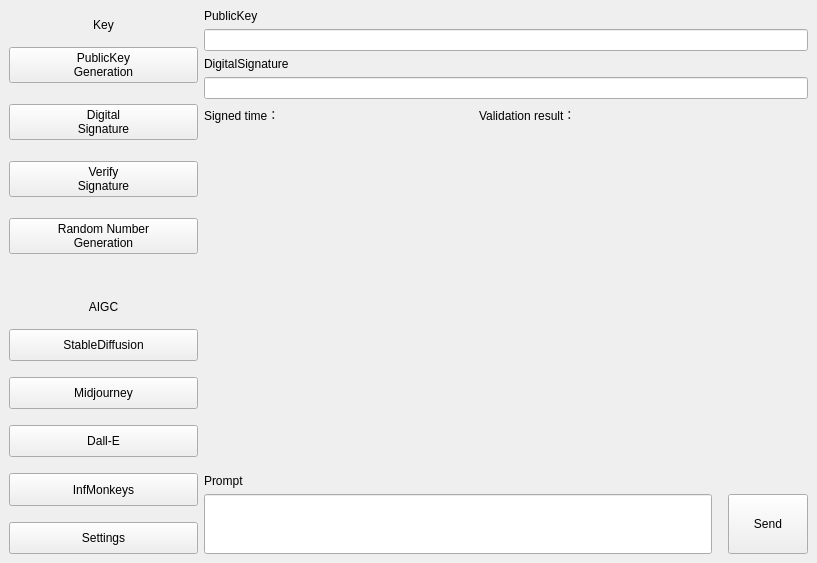
<?xml version="1.0" encoding="UTF-8"?>
<ui version="4.0">
 <class>MainWindow</class>
 <widget class="QMainWindow" name="MainWindow">
  <property name="geometry">
   <rect>
    <x>0</x>
    <y>0</y>
    <width>817</width>
    <height>563</height>
   </rect>
  </property>
  <property name="windowTitle">
   <string>MainWindow</string>
  </property>
  <widget class="QWidget" name="centralwidget">
   <layout class="QGridLayout" name="gridLayout_2">
    <item row="0" column="0" rowspan="3">
     <layout class="QGridLayout" name="gridLayout">
      <property name="sizeConstraint">
       <enum>QLayout::SetFixedSize</enum>
      </property>
      <item row="1" column="0">
       <widget class="QPushButton" name="btn_01">
        <property name="sizePolicy">
         <sizepolicy hsizetype="Minimum" vsizetype="Preferred">
          <horstretch>0</horstretch>
          <verstretch>0</verstretch>
         </sizepolicy>
        </property>
        <property name="text">
         <string>PublicKey
Generation</string>
        </property>
       </widget>
      </item>
      <item row="11" column="0">
       <spacer name="verticalSpacer_4">
        <property name="orientation">
         <enum>Qt::Vertical</enum>
        </property>
        <property name="sizeType">
         <enum>QSizePolicy::Fixed</enum>
        </property>
        <property name="sizeHint" stdset="0">
         <size>
          <width>20</width>
          <height>10</height>
         </size>
        </property>
       </spacer>
      </item>
      <item row="0" column="0">
       <widget class="QLabel" name="label_4">
        <property name="text">
         <string>Key</string>
        </property>
        <property name="alignment">
         <set>Qt::AlignCenter</set>
        </property>
        <property name="wordWrap">
         <bool>false</bool>
        </property>
       </widget>
      </item>
      <item row="8" column="0">
       <spacer name="verticalSpacer_7">
        <property name="orientation">
         <enum>Qt::Vertical</enum>
        </property>
        <property name="sizeType">
         <enum>QSizePolicy::Fixed</enum>
        </property>
        <property name="sizeHint" stdset="0">
         <size>
          <width>20</width>
          <height>30</height>
         </size>
        </property>
       </spacer>
      </item>
      <item row="2" column="0">
       <spacer name="verticalSpacer_2">
        <property name="orientation">
         <enum>Qt::Vertical</enum>
        </property>
        <property name="sizeType">
         <enum>QSizePolicy::Fixed</enum>
        </property>
        <property name="sizeHint" stdset="0">
         <size>
          <width>20</width>
          <height>15</height>
         </size>
        </property>
       </spacer>
      </item>
      <item row="12" column="0">
       <widget class="QPushButton" name="btn_12">
        <property name="enabled">
         <bool>true</bool>
        </property>
        <property name="sizePolicy">
         <sizepolicy hsizetype="Minimum" vsizetype="Preferred">
          <horstretch>0</horstretch>
          <verstretch>0</verstretch>
         </sizepolicy>
        </property>
        <property name="text">
         <string>Midjourney</string>
        </property>
       </widget>
      </item>
      <item row="18" column="0">
       <widget class="QPushButton" name="btn_15">
        <property name="sizePolicy">
         <sizepolicy hsizetype="Minimum" vsizetype="Preferred">
          <horstretch>0</horstretch>
          <verstretch>0</verstretch>
         </sizepolicy>
        </property>
        <property name="text">
         <string>Settings</string>
        </property>
        <property name="icon">
         <iconset resource="images/res.qrc">
          <normaloff>:/setting2.png</normaloff>:/setting2.png</iconset>
        </property>
        <property name="iconSize">
         <size>
          <width>16</width>
          <height>16</height>
         </size>
        </property>
       </widget>
      </item>
      <item row="13" column="0">
       <spacer name="verticalSpacer_5">
        <property name="orientation">
         <enum>Qt::Vertical</enum>
        </property>
        <property name="sizeType">
         <enum>QSizePolicy::Fixed</enum>
        </property>
        <property name="sizeHint" stdset="0">
         <size>
          <width>20</width>
          <height>10</height>
         </size>
        </property>
       </spacer>
      </item>
      <item row="6" column="0">
       <spacer name="verticalSpacer_9">
        <property name="orientation">
         <enum>Qt::Vertical</enum>
        </property>
        <property name="sizeType">
         <enum>QSizePolicy::Fixed</enum>
        </property>
        <property name="sizeHint" stdset="0">
         <size>
          <width>20</width>
          <height>15</height>
         </size>
        </property>
       </spacer>
      </item>
      <item row="16" column="0">
       <widget class="QPushButton" name="btn_14">
        <property name="sizePolicy">
         <sizepolicy hsizetype="Minimum" vsizetype="Preferred">
          <horstretch>0</horstretch>
          <verstretch>0</verstretch>
         </sizepolicy>
        </property>
        <property name="text">
         <string>InfMonkeys</string>
        </property>
       </widget>
      </item>
      <item row="15" column="0">
       <spacer name="verticalSpacer_6">
        <property name="orientation">
         <enum>Qt::Vertical</enum>
        </property>
        <property name="sizeType">
         <enum>QSizePolicy::Fixed</enum>
        </property>
        <property name="sizeHint" stdset="0">
         <size>
          <width>20</width>
          <height>10</height>
         </size>
        </property>
       </spacer>
      </item>
      <item row="5" column="0">
       <widget class="QPushButton" name="btn_03">
        <property name="sizePolicy">
         <sizepolicy hsizetype="Minimum" vsizetype="Preferred">
          <horstretch>0</horstretch>
          <verstretch>0</verstretch>
         </sizepolicy>
        </property>
        <property name="text">
         <string>Verify
Signature</string>
        </property>
       </widget>
      </item>
      <item row="14" column="0">
       <widget class="QPushButton" name="btn_13">
        <property name="sizePolicy">
         <sizepolicy hsizetype="Minimum" vsizetype="Preferred">
          <horstretch>0</horstretch>
          <verstretch>0</verstretch>
         </sizepolicy>
        </property>
        <property name="text">
         <string>Dall-E</string>
        </property>
       </widget>
      </item>
      <item row="3" column="0">
       <widget class="QPushButton" name="btn_02">
        <property name="sizePolicy">
         <sizepolicy hsizetype="Minimum" vsizetype="Preferred">
          <horstretch>0</horstretch>
          <verstretch>0</verstretch>
         </sizepolicy>
        </property>
        <property name="text">
         <string>Digital
Signature</string>
        </property>
       </widget>
      </item>
      <item row="10" column="0">
       <widget class="QPushButton" name="btn_11">
        <property name="sizePolicy">
         <sizepolicy hsizetype="Minimum" vsizetype="Preferred">
          <horstretch>0</horstretch>
          <verstretch>0</verstretch>
         </sizepolicy>
        </property>
        <property name="text">
         <string>StableDiffusion</string>
        </property>
       </widget>
      </item>
      <item row="9" column="0">
       <widget class="QLabel" name="label_5">
        <property name="text">
         <string>AIGC</string>
        </property>
        <property name="alignment">
         <set>Qt::AlignCenter</set>
        </property>
       </widget>
      </item>
      <item row="4" column="0">
       <spacer name="verticalSpacer_3">
        <property name="orientation">
         <enum>Qt::Vertical</enum>
        </property>
        <property name="sizeType">
         <enum>QSizePolicy::Fixed</enum>
        </property>
        <property name="sizeHint" stdset="0">
         <size>
          <width>20</width>
          <height>15</height>
         </size>
        </property>
       </spacer>
      </item>
      <item row="17" column="0">
       <spacer name="verticalSpacer">
        <property name="orientation">
         <enum>Qt::Vertical</enum>
        </property>
        <property name="sizeType">
         <enum>QSizePolicy::Fixed</enum>
        </property>
        <property name="sizeHint" stdset="0">
         <size>
          <width>189</width>
          <height>10</height>
         </size>
        </property>
       </spacer>
      </item>
      <item row="7" column="0">
       <widget class="QPushButton" name="btn_04">
        <property name="sizePolicy">
         <sizepolicy hsizetype="Minimum" vsizetype="Preferred">
          <horstretch>0</horstretch>
          <verstretch>0</verstretch>
         </sizepolicy>
        </property>
        <property name="text">
         <string>Random Number
Generation</string>
        </property>
       </widget>
      </item>
     </layout>
    </item>
    <item row="0" column="1">
     <layout class="QGridLayout" name="gridLayout_4">
      <property name="sizeConstraint">
       <enum>QLayout::SetFixedSize</enum>
      </property>
      <item row="1" column="0">
       <widget class="QLineEdit" name="lineEdit_1">
        <property name="sizePolicy">
         <sizepolicy hsizetype="Expanding" vsizetype="Preferred">
          <horstretch>0</horstretch>
          <verstretch>0</verstretch>
         </sizepolicy>
        </property>
       </widget>
      </item>
      <item row="2" column="0">
       <widget class="QLabel" name="label_2">
        <property name="text">
         <string>DigitalSignature</string>
        </property>
       </widget>
      </item>
      <item row="4" column="0">
       <layout class="QHBoxLayout" name="horizontalLayout">
        <item>
         <widget class="QLabel" name="label_6">
          <property name="text">
           <string>Signed time：</string>
          </property>
         </widget>
        </item>
        <item>
         <widget class="QLabel" name="label_7">
          <property name="text">
           <string>Validation result：</string>
          </property>
         </widget>
        </item>
        <item>
         <spacer name="horizontalSpacer">
          <property name="orientation">
           <enum>Qt::Horizontal</enum>
          </property>
          <property name="sizeType">
           <enum>QSizePolicy::Fixed</enum>
          </property>
          <property name="sizeHint" stdset="0">
           <size>
            <width>60</width>
            <height>20</height>
           </size>
          </property>
         </spacer>
        </item>
       </layout>
      </item>
      <item row="3" column="0">
       <widget class="QLineEdit" name="lineEdit_2">
        <property name="sizePolicy">
         <sizepolicy hsizetype="Expanding" vsizetype="Preferred">
          <horstretch>0</horstretch>
          <verstretch>0</verstretch>
         </sizepolicy>
        </property>
       </widget>
      </item>
      <item row="0" column="0">
       <widget class="QLabel" name="label_1">
        <property name="text">
         <string>PublicKey</string>
        </property>
       </widget>
      </item>
     </layout>
    </item>
    <item row="1" column="1">
     <layout class="QGridLayout" name="gridLayout_8">
      <property name="sizeConstraint">
       <enum>QLayout::SetMaximumSize</enum>
      </property>
      <property name="verticalSpacing">
       <number>6</number>
      </property>
      <item row="0" column="1">
       <widget class="QLabel" name="label_image">
        <property name="sizePolicy">
         <sizepolicy hsizetype="Ignored" vsizetype="Ignored">
          <horstretch>0</horstretch>
          <verstretch>0</verstretch>
         </sizepolicy>
        </property>
        <property name="text">
         <string/>
        </property>
        <property name="alignment">
         <set>Qt::AlignCenter</set>
        </property>
       </widget>
      </item>
      <item row="0" column="0">
       <spacer name="verticalSpacer_10">
        <property name="orientation">
         <enum>Qt::Vertical</enum>
        </property>
        <property name="sizeType">
         <enum>QSizePolicy::Expanding</enum>
        </property>
        <property name="sizeHint" stdset="0">
         <size>
          <width>0</width>
          <height>0</height>
         </size>
        </property>
       </spacer>
      </item>
     </layout>
    </item>
    <item row="2" column="1">
     <layout class="QGridLayout" name="gridLayout_5">
      <property name="sizeConstraint">
       <enum>QLayout::SetMinimumSize</enum>
      </property>
      <property name="topMargin">
       <number>0</number>
      </property>
      <property name="spacing">
       <number>6</number>
      </property>
      <item row="0" column="0">
       <widget class="QLabel" name="label_3">
        <property name="sizePolicy">
         <sizepolicy hsizetype="Preferred" vsizetype="Preferred">
          <horstretch>0</horstretch>
          <verstretch>0</verstretch>
         </sizepolicy>
        </property>
        <property name="text">
         <string>Prompt</string>
        </property>
       </widget>
      </item>
      <item row="1" column="0">
       <layout class="QHBoxLayout" name="horizontalLayout_2">
        <property name="sizeConstraint">
         <enum>QLayout::SetFixedSize</enum>
        </property>
        <item>
         <widget class="QLineEdit" name="lineEdit_3">
          <property name="sizePolicy">
           <sizepolicy hsizetype="Expanding" vsizetype="Preferred">
            <horstretch>0</horstretch>
            <verstretch>0</verstretch>
           </sizepolicy>
          </property>
         </widget>
        </item>
        <item>
         <spacer name="verticalSpacer_8">
          <property name="orientation">
           <enum>Qt::Vertical</enum>
          </property>
          <property name="sizeType">
           <enum>QSizePolicy::Fixed</enum>
          </property>
          <property name="sizeHint" stdset="0">
           <size>
            <width>10</width>
            <height>60</height>
           </size>
          </property>
         </spacer>
        </item>
        <item>
         <widget class="QPushButton" name="btn_16">
          <property name="sizePolicy">
           <sizepolicy hsizetype="Preferred" vsizetype="Preferred">
            <horstretch>0</horstretch>
            <verstretch>0</verstretch>
           </sizepolicy>
          </property>
          <property name="text">
           <string>Send</string>
          </property>
         </widget>
        </item>
       </layout>
      </item>
     </layout>
    </item>
   </layout>
  </widget>
 </widget>
 <resources>
  <include location="images/res.qrc"/>
 </resources>
 <connections/>
</ui>
